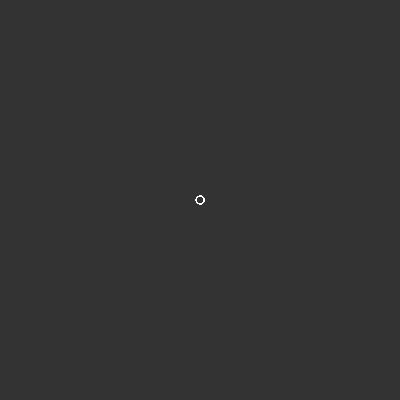
Frame 1 (no input)
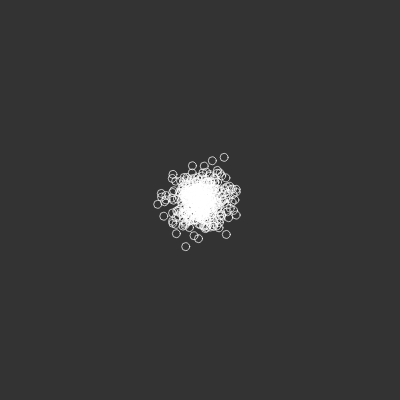
Frame 60 (no input)
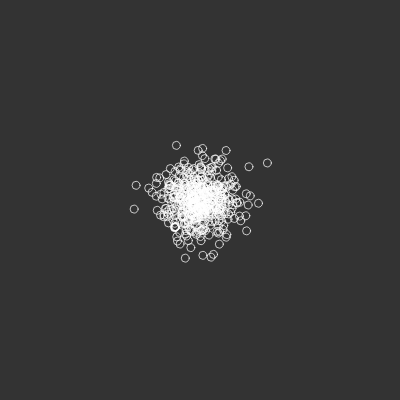
Frame 120 (the mouse pressed at the canvas centre since frame 60)

The p5.js sketch that drew these frames (run headless with seeded random() and noise() and a simulated clock; from frame 60 on, the mouse is pressed at the canvas centre):

// p5.js sketch
// ── sketch.js
// Daniel Shiffman
// http://codingtra.in
// http://patreon.com/codingtrain
// Video: https://youtu.be/bqF9w9TTfeo

// var x;
// var y;
var pos;
var prev;

function setup() {
  createCanvas(400, 400);
  background(51);
  stroke(255,255,255,188);
  noFill();
  strokeWeight(1);

  walkers = []
  for (let i = 0; i< 500; i++) {
    walkers.push(new Walker(200,200));
  }

}

function draw() {
  background(51);

  for (var i = walkers.length - 1; i >= 0; i--) {
    walkers[i].walk();
  }


}

class Walker {


  constructor(x,y){
    this.x = x
    this.y = y
    this.nx = x
    this.ny = y
    this.r = 4

  }

  walk(){
    const BR=10;
    let step = p5.Vector.random2D();

    let r = random(100);
    if (r < 5) {
      step.mult(random(1, 10));
    } else {
      step.setMag(2);
    } 

    this.nx = this.x + step.x;
    this.ny = this.y + step.y;

    //line(this.x, this.y, this.nx, this.ny);
    ellipse(this.x,this.y,this.r*2)

    this.x = this.nx;
    this.y = this.ny;

    //boundary condition
    if (this.x < -BR)  this.x = width +BR;
    if (this.y < -BR)  this.y = height+BR;
    if (this.x > width +BR) this.x = -BR;
    if (this.y > height+BR) this.y = -BR;

  }

}
